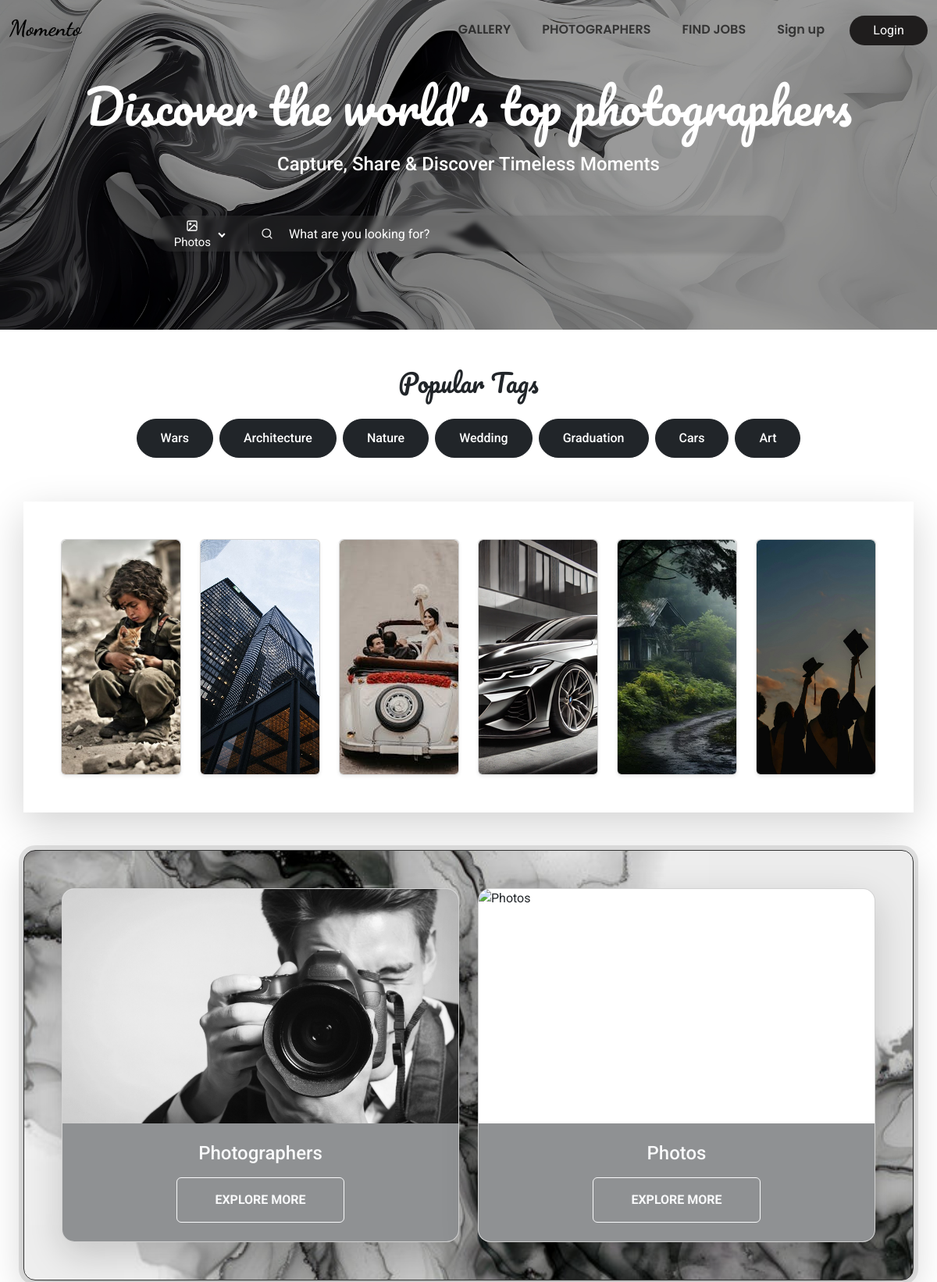
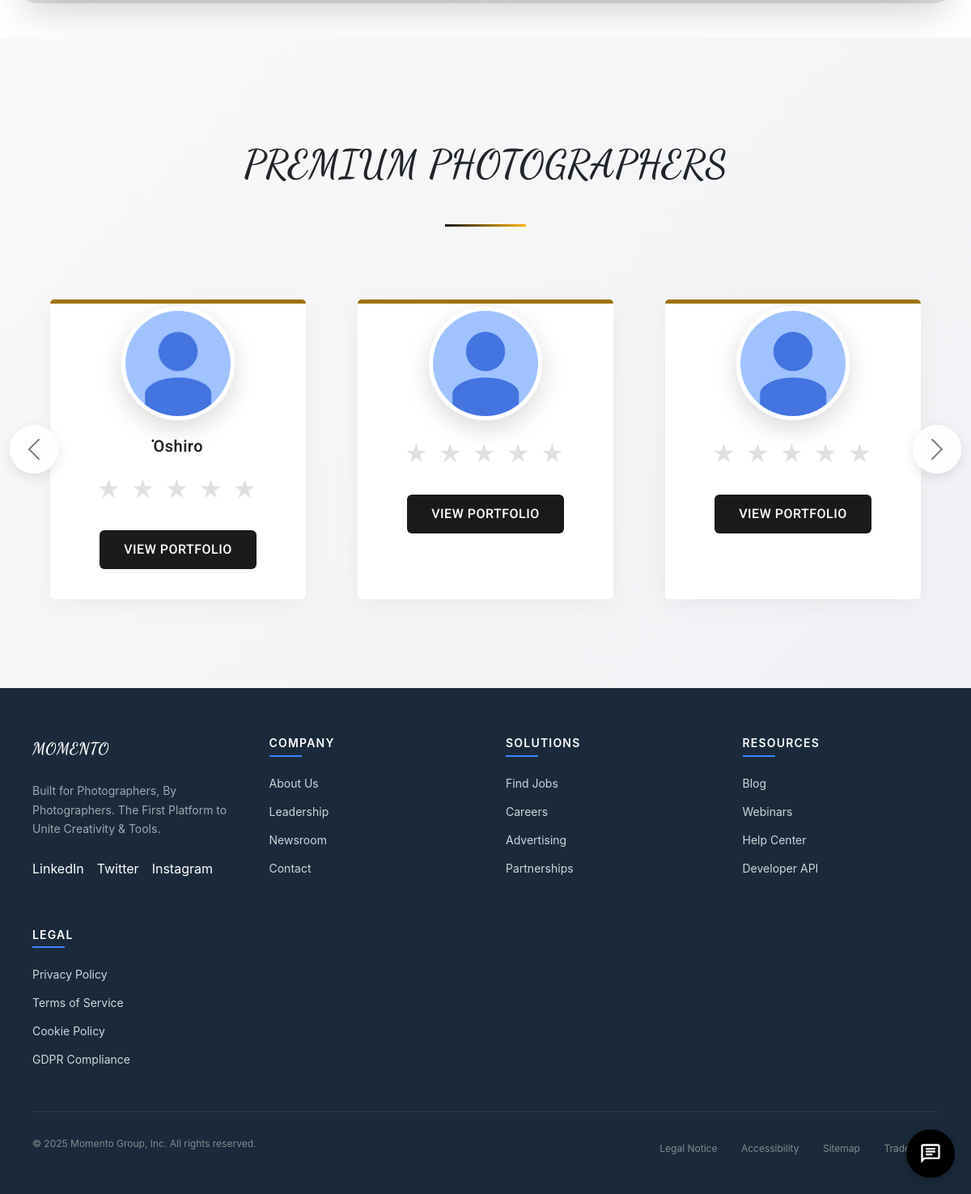
The page / on the database its author committed (2 pictures, top to bottom).
### tables this page shows
CREATE TABLE `business_profiles` (
  `id` int(11) NOT NULL,
  `business_name` varchar(256) NOT NULL,
  `gender` enum('not specifed','male','female') DEFAULT 'not specifed',
  `contact_number` varchar(15) DEFAULT NULL,
  `social_links` longtext DEFAULT NULL CHECK (json_valid(`social_links`)),
  `bio` varchar(512) NOT NULL,
  `rate` float NOT NULL DEFAULT 0,
  `total_likes` int(255) NOT NULL DEFAULT 0,
  `total_views` int(255) NOT NULL DEFAULT 0,
  `created_at` timestamp NOT NULL DEFAULT current_timestamp(),
  `updated_at` timestamp NOT NULL DEFAULT current_timestamp() ON UPDATE current_timestamp()
);

CREATE TABLE `accounts` (
  `id` int(11) NOT NULL,
  `username` varchar(128) NOT NULL,
  `email` varchar(128) NOT NULL,
  `password` varchar(128) NOT NULL,
  `account_type` enum('user','business') NOT NULL,
  `picture` varchar(512) NOT NULL DEFAULT '/momento/Uploads/ProfilePicture/img_1.jpg',
  `location` varchar(128) NOT NULL,
  `lon` double(255,30) NOT NULL,
  `lat` double(255,30) NOT NULL,
  `provider` enum('local','google','facebook') NOT NULL,
  `provider_id` varchar(255) DEFAULT NULL,
  `created_at` timestamp NOT NULL DEFAULT current_timestamp(),
  `updated_at` timestamp NOT NULL DEFAULT current_timestamp() ON UPDATE current_timestamp()
);

### index.php (the view, shortened to what this page needs)
<!DOCTYPE html>
<html lang="en">
<head>
    <link href="https://cdn.jsdelivr.net/npm/bootstrap@5.3.0/dist/css/bootstrap.min.css" rel="stylesheet">
    <link rel="stylesheet" href="css/header.css">
    <link rel="stylesheet" href="css/home.css">
	<link rel="stylesheet" href="css/navbar-scrolled.css">
<link href="https://cdn.jsdelivr.net/npm/bootstrap-icons@1.10.5/font/bootstrap-icons.css" rel="stylesheet">
<link href="https://cdnjs.cloudflare.com/ajax/libs/font-awesome/6.5.0/css/all.min.css" rel="stylesheet">
</head>
<body class="fade-in" style = "position:relative;">
 <?php require("header.php"); ?>
<div class="hero-section">
    <div class="container">
        <h1 class="display-10">Discover the world's top photographers</h1>
        <p class="text-xl scale-up">Capture, Share & Discover Timeless Moments</p>
        <?php require 'search-bar.php'; ?>
    </div>
</div>
<div class="container-fluid trending-searches mt-10 p-5">
    <h2 class="text-center mb-4" style="font-family: Pacifico;">Popular Tags</h2>
    <div class="text-center">
        <?php
        $tags = ['Wars', 'Architecture', 'Nature', 'Wedding', 'Graduation', 'Cars', 'Art'];
        foreach ($tags as $tag) {
			$location = "/momento/searching_photos.php?type=photos&query={$tag}";
            echo "<a class='btn btn-dark m-1' href = {$location}>{$tag}</a>";
        }
        ?>
    </div>
</div>
<div class="container-md mt-1 shadow-lg p-5">
    <div class="d-flex flex-row gap-4">
        <?php
        $categories = [
            ['img' => 'img/war.jpg', 'title' => 'Wars'],
            ['img' => 'img/Arch.jpg', 'title' => 'Architecture'],
            ['img' => 'img/wedding5.jpg', 'title' => 'Wedding'],
            ['img' => 'img/BMW.png', 'title' => 'Cars'],
            ['img' => 'img/Nature.webp', 'title' => 'Nature'],
            ['img' => 'img/Graduate.jpg', 'title' => 'Graduation'],
        ];
        foreach ($categories as $category) {
        ?>
            <div style="width: 450px">
                <div class="card shadow-sm h-100">
                    <div class="card-img-container position-relative">
                        <img class="card-img-top img-fluid rounded-top" src="<?= $category['img'] ?>" alt="<?= $category['title'] ?>" style="height: 300px; object-fit: cover;">
                    </div>
                </div>
            </div>
        <?php } ?>
    </div>
</div>
<div class="container-md mt-5 p-5 mb-5 shadow-lg" style="background-image: url('./img/Bg.jpg'); background-size: cover; background-position: center; border-radius: 15px; border: 1px solid #333; outline: 6px solid rgba(0,0,0,0.1);">
    <div class="row g-4">
        <div class="col-md-6">
            <div class="card shadow-lg position-relative overflow-hidden rounded-4 transition-all duration-300 hover:shadow-xl">
                <img src="img/pg.jpg" class="card-img-top" alt="Photographers" height="300px" style="object-fit: cover;">
                <div class="card-body bg-dark bg-opacity-50 p-4">
                    <h5 class="card-title text-center text-light mb-3 fs-4">Photographers</h5>
                    <div class="text-center">
                        <a href="photographers.php" class="btn btn-outline-light px-5 py-3 text-uppercase fw-bold transition-all duration-200 hover:bg-white hover-text-dark">Explore More</a>
                    </div>
                </div>
            </div>
        </div>
        <div class="col-md-6">
            <div class="card shadow-lg position-relative overflow-hidden rounded-4 transition-all duration-300 hover:shadow-xl">
                <img src="img/Photos.jpg" class="card-img-top" alt="Photos" height="300px" style="object-fit: cover;">
                <div class="card-body bg-dark bg-opacity-50 p-4">
                    <h5 class="card-title text-center text-light mb-3 fs-4">Photos</h5>
                    <div class="text-center">
                        <a href="gallery.php" class="btn btn-outline-light px-5 py-3 text-uppercase fw-bold transition-all duration-200 hover:bg-white hover-text-dark">Explore More</a>
                    </div>
                </div>
            </div>
        </div>
    </div>
</div>
<?php
$stmt = $pdo->prepare("
    SELECT a.id, a.username, a.picture, a.location, b.business_name,b.bio, b.created_at,b.rate
    FROM accounts a
    INNER JOIN business_profiles b ON a.id = b.id
    WHERE a.account_type = 'business'
    ORDER BY b.created_at DESC
    LIMIT 6
");
$stmt->execute();
$photographers = $stmt->fetchAll();
?>
<section class="photographers-section">
  <div class="container">
    <h2 class="section-title text-center display-5 p-5" style="font-family:Dancing script;">PREMIUM PHOTOGRAPHERS</h2>
    <?php if ($photographers): ?>
      <div id="photographerCarousel" class="carousel slide" data-bs-ride="carousel" data-bs-interval="6000">
        <div class="carousel-inner">
          <?php
            $chunks = array_chunk($photographers, 3);
            foreach ($chunks as $slideIndex => $slidePhotographers):
          ?>
            <div class="carousel-item <?= $slideIndex === 0 ? 'active' : '' ?>">
              <div class="row justify-content-center">
                <?php foreach ($slidePhotographers as $p): ?>
                  <?php
                    $rating = isset($p['rate']) ? floatval($p['rate']) : 0;
                    $fullStars = floor($rating);
                    $halfStar = ($rating - $fullStars) >= 0.5;
                    $emptyStars = 5 - $fullStars - ($halfStar ? 1 : 0);
                  ?>
                  <div class="col-md-4 d-flex align-items-stretch">
                    <div class="card photographer-card text-center w-100 p-3">
                      <div class="card-body pt-5 px-4">
                        <div class="photographer-img-container">
                          <img src="<?= htmlspecialchars($p['picture']) ?>" alt="<?= htmlspecialchars($p['business_name']) ?>" class="photographer-img mx-auto">
                        </div>
                        <h5 class="photographer-name"><?= htmlspecialchars($p['business_name']) ?></h5>
                        <div class="rating-stars">
                          <?php for ($i = 0; $i < $emptyStars; $i++): ?>
                            <span class="star"></span>
                          <?php endfor; ?>
                        </div>
                        <a href="profile.php?username=<?= $p['username'] ?>" class="btn btn-view-profile">View Portfolio</a>
                      </div>
                    </div>
                  </div>
                <?php endforeach; ?>
              </div>
            </div>
          <?php endforeach; ?>
        </div>
        <button class="carousel-control-prev" type="button" data-bs-target="#photographerCarousel" data-bs-slide="prev">
          <span class="carousel-control-prev-icon" aria-hidden="true"></span>
        </button>
        <button class="carousel-control-next" type="button" data-bs-target="#photographerCarousel" data-bs-slide="next">
          <span class="carousel-control-next-icon" aria-hidden="true"></span>
        </button>
      </div>
    <?php else: ?>
      <p class="text-center text-muted fs-5 py-5">Currently curating our premium photographers collection</p>
    <?php endif; ?>
  </div>
</section>
<?php require('footer.php')?>
<?php require('chat_ai.php'); ?>
</body>
</html>

### rows shown on the page
business_profiles: id.picture (picture), business_name "̇Oshiro", rate 0 (drawn)
business_profiles: id.picture (picture), rate 0 (drawn)
business_profiles: id.picture (picture), rate 0 (drawn)

### other values the page prints
$tag "Wars"
$tag "Architecture"
$tag "Nature"
$tag "Wedding"
$tag "Graduation"
$tag "Cars"
$tag "Art"
